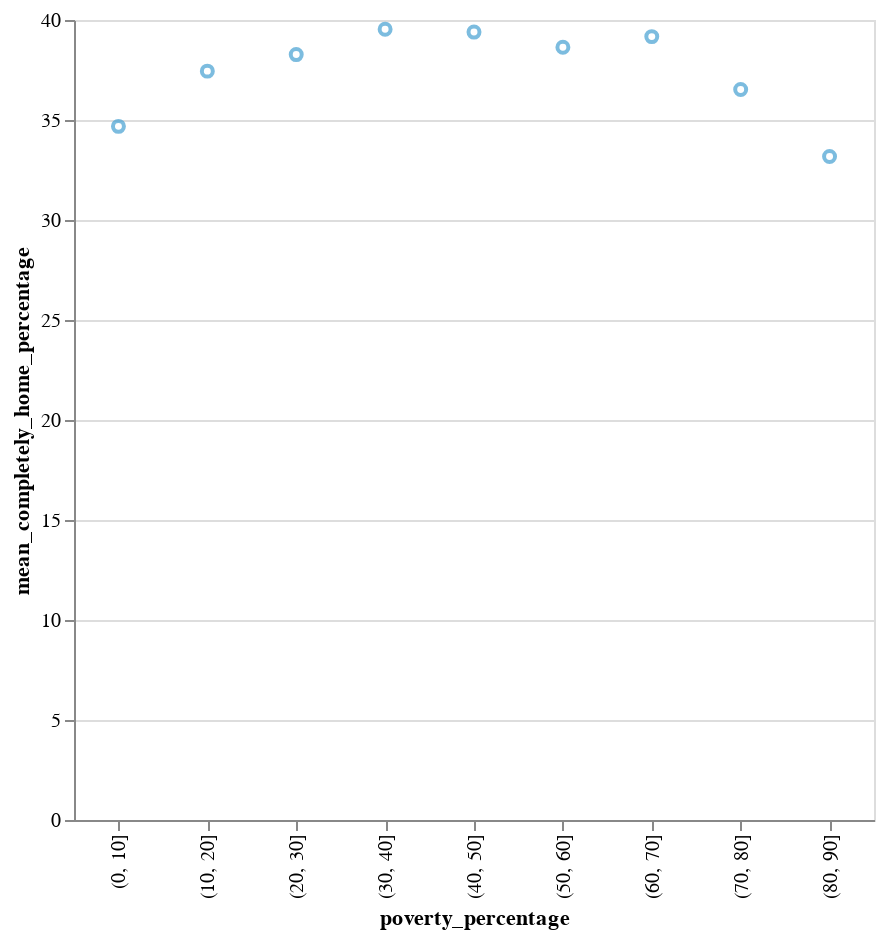

Write notebook code for a chart like this one.
### Code cell
#
alt.Chart(result_mean_df).mark_point().encode(
    alt.X('poverty_percentage:N'),
    alt.Y('mean_completely_home_percentage'),
    color = alt.Color('color',scale=None),
    tooltip=[alt.Tooltip('poverty_percentage'),
             alt.Tooltip('mean_completely_home_percentage')]
).properties(width=400, height=400).interactive()

### Figure 1 — Vega-Lite specification as saved in the notebook (floating-point values rounded to 4 significant figures)
{"config": {"view": {"continuousWidth": 400, "continuousHeight": 300}}, "data": {"name": "data-e9d6e7846f971d30b79c03bd81f8f412"}, "mark": "point", "encoding": {"color": {"type": "nominal", "field": "color", "scale": null}, "tooltip": [{"type": "nominal", "field": "poverty_percentage"}, {"type": "quantitative", "field": "mean_completely_home_percentage"}], "x": {"type": "nominal", "field": "poverty_percentage"}, "y": {"type": "quantitative", "field": "mean_completely_home_percentage"}}, "height": 400, "selection": {"selector005": {"type": "interval", "bind": "scales", "encodings": ["x", "y"]}}, "width": 400, "$schema": "https://vega.github.io/schema/vega-lite/v4.8.1.json", "datasets": {"data-e9d6e7846f971d30b79c03bd81f8f412": [{"poverty_percentage": "(0, 10]", "mean_completely_home_percentage": 34.68, "mean_full_time_work_percentage": 5.033, "mean_part_time_work_percentage": 6.427, "color": "#45a0d1"}, {"poverty_percentage": "(10, 20]", "mean_completely_home_percentage": 37.44, "mean_full_time_work_percentage": 4.753, "mean_part_time_work_percentage": 6.036, "color": "#45a0d1"}, {"poverty_percentage": "(20, 30]", "mean_completely_home_percentage": 38.27, "mean_full_time_work_percentage": 4.617, "mean_part_time_work_percentage": 5.786, "color": "#45a0d1"}, {"poverty_percentage": "(30, 40]", "mean_completely_home_percentage": 39.53, "mean_full_time_work_percentage": 4.296, "mean_part_time_work_percentage": 5.615, "color": "#45a0d1"}, {"poverty_percentage": "(40, 50]", "mean_completely_home_percentage": 39.4, "mean_full_time_work_percentage": 4.251, "mean_part_time_work_percentage": 5.472, "color": "#45a0d1"}, {"poverty_percentage": "(50, 60]", "mean_completely_home_percentage": 38.63, "mean_full_time_work_percentage": 4.103, "mean_part_time_work_percentage": 5.378, "color": "#45a0d1"}, {"poverty_percentage": "(60, 70]", "mean_completely_home_percentage": 39.17, "mean_full_time_work_percentage": 3.823, "mean_part_time_work_percentage": 4.968, "color": "#45a0d1"}, {"poverty_percentage": "(70, 80]", "mean_completely_home_percentage": 36.53, "mean_full_time_work_percentage": 3.785, "mean_part_time_work_percentage": 5.585, "color": "#45a0d1"}, {"poverty_percentage": "(80, 90]", "mean_completely_home_percentage": 33.17, "mean_full_time_work_percentage": 3.129, "mean_part_time_work_percentage": 4.793, "color": "#45a0d1"}]}}
